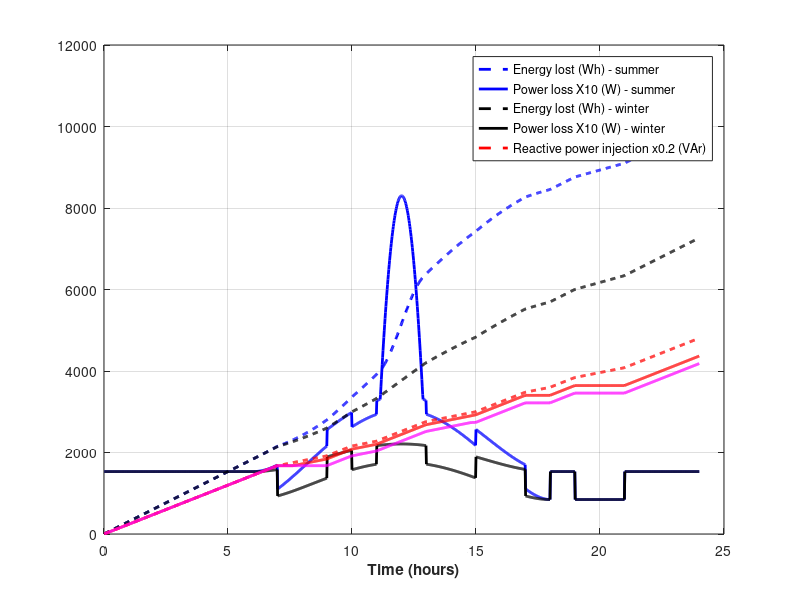
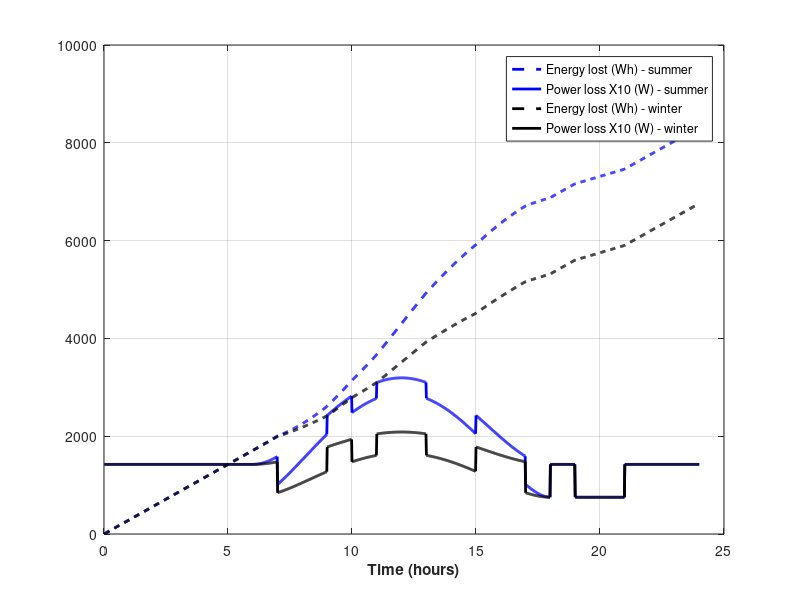

Write MATLAB code to recreate these figures, in order.
hour = 1:24;
n = numel(hour);
minute = 1:n*60;
nn = numel(minute);
pv_prod1 = zeros(1,nn);
pv_prod2 = zeros(1,nn);
ayasli1p = zeros(1,nn);
ayasli2p = zeros(1,nn);
ayasli1q = zeros(1,nn);
ayasli2q = zeros(1,nn);
upsq = zeros(1,nn);
pv_peak = 50; % kW
pv_peak_prod1 = 0.9*pv_peak; % kW
pv_peak_prod2 = 0.5*pv_peak; % kW
for k = 1:nn
    kalan = minute(k)/60;
    kalanint = floor(kalan);
    if (kalanint >= 6) && (kalanint < 18)
        pv_prod1(k) = -pv_peak_prod1*cos(2*pi*(1/nn)*minute(k)); % kVA
        pv_prod2(k) = -pv_peak_prod2*cos(2*pi*(1/nn)*minute(k)); % kVA
    end
    ayasli1p(k) = 20; % kW
    ayasli1q(k) = 0; % kVAr
    upsq(k) = 24; % kVAr
    if (kalanint < 7) || (kalanint == 9) ||...
            (kalanint > 10 && kalanint < 13) || ...
            (kalanint > 14 && kalanint < 17) ||...
            (kalanint == 18) || (kalanint > 20)
        ayasli2p(k) = 0;
        ayasli2q(k) = 0;
    else
        ayasli2p(k) = 60*0.98; % kW
        ayasli2q(k) = 60*0.199; % kW
    end
end
qdemand = upsq-ayasli1q-ayasli2q;
pv_s1 = sqrt(qdemand.^2+pv_prod1.^2);
pv_s2 = sqrt(qdemand.^2+pv_prod2.^2);
pv_pf1 = pv_prod1/pv_s1;
pv_pf2 = pv_prod2/pv_s2;
pccp1 = ayasli1p + ayasli2p - pv_prod1;
pccp2 = ayasli1p + ayasli2p - pv_prod2;
pccq = upsq - ayasli2q - ayasli1q;
pqratio1 = abs(pccq)./abs(pccp1);
pqratio2 = abs(pccq)./abs(pccp2);

% Loss calculation
Vline = 400; % V
Vdc = 750; % V
D = Vline/(0.612*Vdc); % modulation depth
fsw = 5e3; % Hz, switching frequency
Vce_p = Vdc; % V, peak voltage
Ploss1 = zeros(1,nn);
Ploss2 = zeros(1,nn);
losten1 = zeros(1,nn);
losten2 = zeros(1,nn);
lost_energy1 = 0;
lost_energy2 = 0;
lost_reactive = 0;
lost_reactive1 = 0;
lost_reactive2 = 0;
lostq = zeros(1,nn);
lostq1 = zeros(1,nn);
lostq2 = zeros(1,nn);

% Case 2: No size increase
for k = 1:nn
    
    % Operation parameters
    App_power = pv_s1(k)*1e3; % VA
    if App_power >= 50e3
        %fprintf('Gotcha % g\n',k);
        add_loss = App_power-50e3;
        App_power = 50e3;
    else
        add_loss = 0;
    end
    Iphase = App_power/(Vline*sqrt(3)); % A
    pf = pv_prod1(k)/pv_s1(k);
    Icp = Iphase*sqrt(2); % A, peak current
    Iep = Iphase*sqrt(2); % A, peak current
    Irr = Iep; % A, peak reverse recovery current
    
    % Datasheet parameters
    Vce_sat = 9.091*1e-3*Icp+1.073; % V, @102 A peak, 125 C
    Eon = (0.05*Icp+1)*1e-3; % J, @600V
    Eon = Eon*Vdc/600; % J, @750V
    Eoff = (0.1*Icp+3)*1e-3; % J, @600V
    Eoff = Eoff*Vdc/600; % J, @750V
    Err = 0.1*Iep*1e-3; % J, @600V
    Err = Err*Vdc/600; % J, @750V
    Vec = 0.01*Iep+1.05; % V
    %trr = 150e-9; % s, @600V
    %trr = trr*Vdc/600; % s, @750V
    
    % Loss calculation
    Psc = Icp*Vce_sat*(1/8+D*pf/(3*pi)); % W
    Pdc = Iep*Vec*(1/8-D*pf/(3*pi)); % W
    Pss = (Eon+Eoff)*fsw*(1/pi); % W
    %Pds = (1/8)*Irr*trr*Vce_p*fsw; % W
    Pds = (Err)*fsw*(1/pi); % W
    Plos = Psc+Pdc+Pss+Pds; % W
    Ploss1(k) = Plos*6+add_loss; % W
    lost_energy1 = lost_energy1+Ploss1(k)/60;
    losten1(k) = lost_energy1;
    
    lost_reactive = lost_reactive + qdemand(k)*1e3/60;
    lostq(k) = lost_reactive;
    
    if pqratio1(k) >= 0.2
        lost_reactive1 = lost_reactive1 + qdemand(k)*1e3/60;
        lostq1(k) = lost_reactive1;
    else
        lostq1(k) = lost_reactive1;
    end
    
end

lost_reactive = 0;
for k = 1:nn
    
    % Operation parameters
    App_power = pv_s2(k)*1e3; % VA
    if App_power >= 50e3
        fprintf('Gotcha % g\n',k);
    end
    Iphase = App_power/(Vline*sqrt(3)); % A
    pf = pv_prod2(k)/pv_s2(k);
    Icp = Iphase*sqrt(2); % A, peak current
    Iep = Iphase*sqrt(2); % A, peak current
    Irr = Iep; % A, peak reverse recovery current
    
    % Datasheet parameters
    Vce_sat = 9.091*1e-3*Icp+1.073; % V, @102 A peak, 125 C
    Eon = (0.05*Icp+1)*1e-3; % J, @600V
    Eon = Eon*Vdc/600; % J, @750V
    Eoff = (0.1*Icp+3)*1e-3; % J, @600V
    Eoff = Eoff*Vdc/600; % J, @750V
    Err = 0.1*Iep*1e-3; % J, @600V
    Err = Err*Vdc/600; % J, @750V
    Vec = 0.01*Iep+1.05; % V
    %trr = 150e-9; % s, @600V
    %trr = trr*Vdc/600; % s, @750V
    
    % Loss calculation
    Psc = Icp*Vce_sat*(1/8+D*pf/(3*pi)); % W
    Pdc = Iep*Vec*(1/8-D*pf/(3*pi)); % W
    Pss = (Eon+Eoff)*fsw*(1/pi); % W
    %Pds = (1/8)*Irr*trr*Vce_p*fsw; % W
    Pds = (Err)*fsw*(1/pi); % W
    Plos = Psc+Pdc+Pss+Pds; % W
    Ploss2(k) = Plos*6; % W
    lost_energy2 = lost_energy2+Ploss2(k)/60;
    losten2(k) = lost_energy2;

    lost_reactive = lost_reactive + qdemand(k)*1e3/60;
    lostq(k) = lost_reactive;
    
    if pqratio2(k) >= 0.2
        lost_reactive2 = lost_reactive2 + qdemand(k)*1e3/60;
        lostq2(k) = lost_reactive2;
    else
        lostq2(k) = lost_reactive2;
    end

end

figure;
plot(minute/60,losten1,'b--','LineWidth',2.0);
hold on;
plot(minute/60,Ploss1*5,'b-','LineWidth',2.0);
hold on;
plot(minute/60,losten2,'k--','LineWidth',2.0);
hold on;
plot(minute/60,Ploss2*5,'k-','LineWidth',2.0);
hold on;
plot(minute/60,lostq*1e-2,'r--','LineWidth',2.0);
hold on;
plot(minute/60,lostq1*1e-2,'r-','LineWidth',2.0);
hold on;
plot(minute/60,lostq2*1e-2,'m-','LineWidth',2.0);
hold off;
xlabel('Time (hours)','Fontweight','Bold');
legend('Energy lost (Wh) - summer','Power loss X10 (W) - summer',...
    'Energy lost (Wh) - winter','Power loss X10 (W) - winter',...
    'Reactive power injection x0.2 (VAr)');
grid on;

% Penalty
tl_kwh = 0.23;
tl_kVarh = 0.11;
year_p = 1e-3*(losten1(end)*365/2+losten2(end)*365/2); %kWh
year_cost_p = year_p*tl_kwh; % TL
year_q = 1e-3*(lostq1(end)*365/2+lostq2(end)*365/2); %kVARh
year_cost_q = year_q*tl_kVarh; % TL







%%
% Case 3: Size increase

% Loss calculation
Vline = 400; % V
Vdc = 750; % V
D = Vline/(0.612*Vdc); % modulation depth
fsw = 5e3; % Hz, switching frequency
Vce_p = Vdc; % V, peak voltage
Ploss1 = zeros(1,nn);
Ploss2 = zeros(1,nn);
losten1 = zeros(1,nn);
losten2 = zeros(1,nn);
lost_energy1 = 0;
lost_energy2 = 0;

for k = 1:nn
    
    % Operation parameters
    App_power = pv_s1(k)*1e3; % VA
    Iphase = App_power/(Vline*sqrt(3)); % A
    pf = pv_prod1(k)/pv_s1(k);
    Icp = Iphase*sqrt(2); % A, peak current
    Iep = Iphase*sqrt(2); % A, peak current
    Irr = Iep; % A, peak reverse recovery current
    
    % Datasheet parameters
    Vce_sat = 6.76*1e-3*Icp+1.08; % V, @102 A peak, 125 C
    Eon = (0.025*Icp+1)*1e-3; % J, @600V
    Eon = Eon*Vdc/600; % J, @750V
    Eoff = (0.13333*Icp+0.66667)*1e-3; % J, @600V
    Eoff = Eoff*Vdc/600; % J, @750V
    Err = (0.1*Iep+1)*1e-3; % J, @600V
    Err = Err*Vdc/600; % J, @750V
    Vec = 0.0125*Iep+0.75; % V
    %trr = 150e-9; % s, @600V
    %trr = trr*Vdc/600; % s, @750V
    
    % Loss calculation
    Psc = Icp*Vce_sat*(1/8+D*pf/(3*pi)); % W
    Pdc = Iep*Vec*(1/8-D*pf/(3*pi)); % W
    Pss = (Eon+Eoff)*fsw*(1/pi); % W
    %Pds = (1/8)*Irr*trr*Vce_p*fsw; % W
    Pds = (Err)*fsw*(1/pi); % W
    Plos = Psc+Pdc+Pss+Pds; % W
    Ploss1(k) = Plos*6+add_loss; % W
    lost_energy1 = lost_energy1+Ploss1(k)/60;
    losten1(k) = lost_energy1;
    
%     lost_reactive = lost_reactive + qdemand(k)*1e3;
%     lostq(k) = lost_reactive;
%     
%     if pqratio1(k) >= 0.2
%         lost_reactive1 = lost_reactive1 + qdemand(k)*1e3;
%         lostq1(k) = lost_reactive1;
%     else
%         lostq1(k) = lost_reactive1;
%     end
    
end

lost_reactive = 0;
for k = 1:nn
    
    % Operation parameters
    App_power = pv_s2(k)*1e3; % VA
    Iphase = App_power/(Vline*sqrt(3)); % A
    pf = pv_prod2(k)/pv_s2(k);
    Icp = Iphase*sqrt(2); % A, peak current
    Iep = Iphase*sqrt(2); % A, peak current
    Irr = Iep; % A, peak reverse recovery current
    
    % Datasheet parameters
    Vce_sat = 6.76*1e-3*Icp+1.08; % V, @102 A peak, 125 C
    Eon = (0.025*Icp+1)*1e-3; % J, @600V
    Eon = Eon*Vdc/600; % J, @750V
    Eoff = (0.13333*Icp+0.66667)*1e-3; % J, @600V
    Eoff = Eoff*Vdc/600; % J, @750V
    Err = (0.1*Iep+1)*1e-3; % J, @600V
    Err = Err*Vdc/600; % J, @750V
    Vec = 0.0125*Iep+0.75; % V
    %trr = 150e-9; % s, @600V
    %trr = trr*Vdc/600; % s, @750V
    
    % Loss calculation
    Psc = Icp*Vce_sat*(1/8+D*pf/(3*pi)); % W
    Pdc = Iep*Vec*(1/8-D*pf/(3*pi)); % W
    Pss = (Eon+Eoff)*fsw*(1/pi); % W
    %Pds = (1/8)*Irr*trr*Vce_p*fsw; % W
    Pds = (Err)*fsw*(1/pi); % W
    Plos = Psc+Pdc+Pss+Pds; % W
    Ploss2(k) = Plos*6; % W
    lost_energy2 = lost_energy2+Ploss2(k)/60;
    losten2(k) = lost_energy2;

%     lost_reactive = lost_reactive + qdemand(k)*1e3;
%     lostq(k) = lost_reactive;
%     
%     if pqratio2(k) >= 0.2
%         lost_reactive2 = lost_reactive2 + qdemand(k)*1e3;
%         lostq2(k) = lost_reactive2;
%     else
%         lostq2(k) = lost_reactive2;
%     end

end

figure;
plot(minute/60,losten1,'b--','LineWidth',2.0);
hold on;
plot(minute/60,Ploss1*5,'b-','LineWidth',2.0);
hold on;
plot(minute/60,losten2,'k--','LineWidth',2.0);
hold on;
plot(minute/60,Ploss2*5,'k-','LineWidth',2.0);
hold off;
xlabel('Time (hours)','Fontweight','Bold');
legend('Energy lost (Wh) - summer','Power loss X10 (W) - summer',...
    'Energy lost (Wh) - winter','Power loss X10 (W) - winter');
grid on;



%%
% Penalty
tl_kwh = 0.23;
tl_kVarh = 0.11;
year_p = 1e-3*(losten1(end)*365/2+losten2(end)*365/2) %kWh
year_cost_p = year_p*tl_kwh % TL
year_q = 1e-3*(lostq1(end)*365/2+lostq2(end)*365/2) %kVARh
year_cost_q = year_q*tl_kVarh % TL
